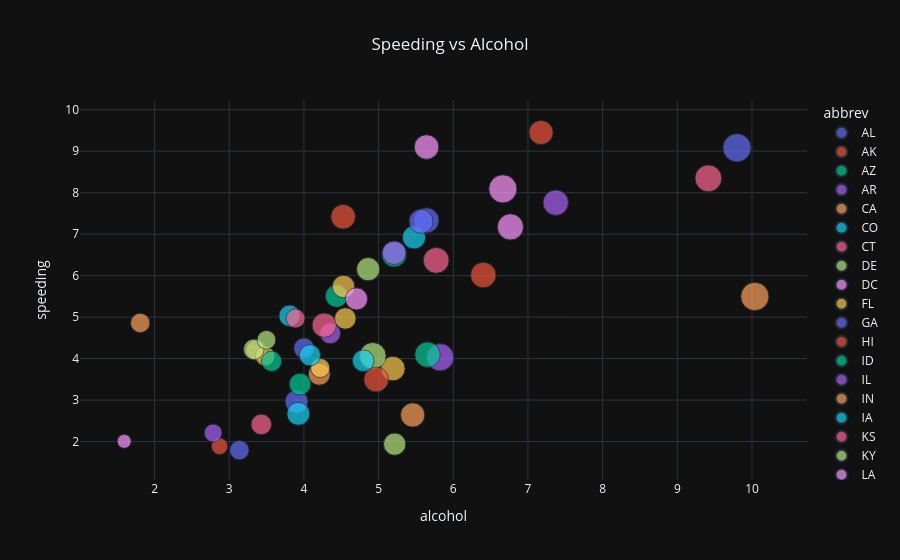

Notebook code cell kept with this figure:
### Code cell
fig = px.scatter(df, x='alcohol', y='speeding',
                 color='abbrev',
                 template='plotly_dark',
                 title='Speeding vs Alcohol',  
                 size='total')

fig.update_layout(title={'x':0.5})

fig.show()

### Figure 1 — Plotly figure (JSON) as saved in the notebook; plotly's stock layout.template omitted (floating-point values rounded to 4 significant figures)
{"data": [{"hovertemplate": "abbrev=AL<br>alcohol=%{x}<br>speeding=%{y}<br>total=%{marker.size}<extra></extra>", "legendgroup": "AL", "marker": {"color": "#636efa", "size": [18.8], "sizemode": "area", "sizeref": 0.05975, "symbol": "circle"}, "mode": "markers", "name": "AL", "orientation": "v", "showlegend": true, "type": "scatter", "x": [5.64], "xaxis": "x", "y": [7.332], "yaxis": "y"}, {"hovertemplate": "abbrev=AK<br>alcohol=%{x}<br>speeding=%{y}<br>total=%{marker.size}<extra></extra>", "legendgroup": "AK", "marker": {"color": "#EF553B", "size": [18.1], "sizemode": "area", "sizeref": 0.05975, "symbol": "circle"}, "mode": "markers", "name": "AK", "orientation": "v", "showlegend": true, "type": "scatter", "x": [4.525], "xaxis": "x", "y": [7.421], "yaxis": "y"}, {"hovertemplate": "abbrev=AZ<br>alcohol=%{x}<br>speeding=%{y}<br>total=%{marker.size}<extra></extra>", "legendgroup": "AZ", "marker": {"color": "#00cc96", "size": [18.6], "sizemode": "area", "sizeref": 0.05975, "symbol": "circle"}, "mode": "markers", "name": "AZ", "orientation": "v", "showlegend": true, "type": "scatter", "x": [5.208], "xaxis": "x", "y": [6.51], "yaxis": "y"}, {"hovertemplate": "abbrev=AR<br>alcohol=%{x}<br>speeding=%{y}<br>total=%{marker.size}<extra></extra>", "legendgroup": "AR", "marker": {"color": "#ab63fa", "size": [22.4], "sizemode": "area", "sizeref": 0.05975, "symbol": "circle"}, "mode": "markers", "name": "AR", "orientation": "v", "showlegend": true, "type": "scatter", "x": [5.824], "xaxis": "x", "y": [4.032], "yaxis": "y"}, {"hovertemplate": "abbrev=CA<br>alcohol=%{x}<br>speeding=%{y}<br>total=%{marker.size}<extra></extra>", "legendgroup": "CA", "marker": {"color": "#FFA15A", "size": [12.0], "sizemode": "area", "sizeref": 0.05975, "symbol": "circle"}, "mode": "markers", "name": "CA", "orientation": "v", "showlegend": true, "type": "scatter", "x": [3.36], "xaxis": "x", "y": [4.2], "yaxis": "y"}, {"hovertemplate": "abbrev=CO<br>alcohol=%{x}<br>speeding=%{y}<br>total=%{marker.size}<extra></extra>", "legendgroup": "CO", "marker": {"color": "#19d3f3", "size": [13.6], "sizemode": "area", "sizeref": 0.05975, "symbol": "circle"}, "mode": "markers", "name": "CO", "orientation": "v", "showlegend": true, "type": "scatter", "x": [3.808], "xaxis": "x", "y": [5.032], "yaxis": "y"}, {"hovertemplate": "abbrev=CT<br>alcohol=%{x}<br>speeding=%{y}<br>total=%{marker.size}<extra></extra>", "legendgroup": "CT", "marker": {"color": "#FF6692", "size": [10.8], "sizemode": "area", "sizeref": 0.05975, "symbol": "circle"}, "mode": "markers", "name": "CT", "orientation": "v", "showlegend": true, "type": "scatter", "x": [3.888], "xaxis": "x", "y": [4.968], "yaxis": "y"}, {"hovertemplate": "abbrev=DE<br>alcohol=%{x}<br>speeding=%{y}<br>total=%{marker.size}<extra></extra>", "legendgroup": "DE", "marker": {"color": "#B6E880", "size": [16.2], "sizemode": "area", "sizeref": 0.05975, "symbol": "circle"}, "mode": "markers", "name": "DE", "orientation": "v", "showlegend": true, "type": "scatter", "x": [4.86], "xaxis": "x", "y": [6.156], "yaxis": "y"}, {"hovertemplate": "abbrev=DC<br>alcohol=%{x}<br>speeding=%{y}<br>total=%{marker.size}<extra></extra>", "legendgroup": "DC", "marker": {"color": "#FF97FF", "size": [5.9], "sizemode": "area", "sizeref": 0.05975, "symbol": "circle"}, "mode": "markers", "name": "DC", "orientation": "v", "showlegend": true, "type": "scatter", "x": [1.593], "xaxis": "x", "y": [2.006], "yaxis": "y"}, {"hovertemplate": "abbrev=FL<br>alcohol=%{x}<br>speeding=%{y}<br>total=%{marker.size}<extra></extra>", "legendgroup": "FL", "marker": {"color": "#FECB52", "size": [17.9], "sizemode": "area", "sizeref": 0.05975, "symbol": "circle"}, "mode": "markers", "name": "FL", "orientation": "v", "showlegend": true, "type": "scatter", "x": [5.191], "xaxis": "x", "y": [3.759], "yaxis": "y"}, {"hovertemplate": "abbrev=GA<br>alcohol=%{x}<br>speeding=%{y}<br>total=%{marker.size}<extra></extra>", "legendgroup": "GA", "marker": {"color": "#636efa", "size": [15.6], "sizemode": "area", "sizeref": 0.05975, "symbol": "circle"}, "mode": "markers", "name": "GA", "orientation": "v", "showlegend": true, "type": "scatter", "x": [3.9], "xaxis": "x", "y": [2.964], "yaxis": "y"}, {"hovertemplate": "abbrev=HI<br>alcohol=%{x}<br>speeding=%{y}<br>total=%{marker.size}<extra></extra>", "legendgroup": "HI", "marker": {"color": "#EF553B", "size": [17.5], "sizemode": "area", "sizeref": 0.05975, "symbol": "circle"}, "mode": "markers", "name": "HI", "orientation": "v", "showlegend": true, "type": "scatter", "x": [7.175], "xaxis": "x", "y": [9.45], "yaxis": "y"}, {"hovertemplate": "abbrev=ID<br>alcohol=%{x}<br>speeding=%{y}<br>total=%{marker.size}<extra></extra>", "legendgroup": "ID", "marker": {"color": "#00cc96", "size": [15.3], "sizemode": "area", "sizeref": 0.05975, "symbol": "circle"}, "mode": "markers", "name": "ID", "orientation": "v", "showlegend": true, "type": "scatter", "x": [4.437], "xaxis": "x", "y": [5.508], "yaxis": "y"}, {"hovertemplate": "abbrev=IL<br>alcohol=%{x}<br>speeding=%{y}<br>total=%{marker.size}<extra></extra>", "legendgroup": "IL", "marker": {"color": "#ab63fa", "size": [12.8], "sizemode": "area", "sizeref": 0.05975, "symbol": "circle"}, "mode": "markers", "name": "IL", "orientation": "v", "showlegend": true, "type": "scatter", "x": [4.352], "xaxis": "x", "y": [4.608], "yaxis": "y"}, {"hovertemplate": "abbrev=IN<br>alcohol=%{x}<br>speeding=%{y}<br>total=%{marker.size}<extra></extra>", "legendgroup": "IN", "marker": {"color": "#FFA15A", "size": [14.5], "sizemode": "area", "sizeref": 0.05975, "symbol": "circle"}, "mode": "markers", "name": "IN", "orientation": "v", "showlegend": true, "type": "scatter", "x": [4.205], "xaxis": "x", "y": [3.625], "yaxis": "y"}, {"hovertemplate": "abbrev=IA<br>alcohol=%{x}<br>speeding=%{y}<br>total=%{marker.size}<extra></extra>", "legendgroup": "IA", "marker": {"color": "#19d3f3", "size": [15.7], "sizemode": "area", "sizeref": 0.05975, "symbol": "circle"}, "mode": "markers", "name": "IA", "orientation": "v", "showlegend": true, "type": "scatter", "x": [3.925], "xaxis": "x", "y": [2.669], "yaxis": "y"}, {"hovertemplate": "abbrev=KS<br>alcohol=%{x}<br>speeding=%{y}<br>total=%{marker.size}<extra></extra>", "legendgroup": "KS", "marker": {"color": "#FF6692", "size": [17.8], "sizemode": "area", "sizeref": 0.05975, "symbol": "circle"}, "mode": "markers", "name": "KS", "orientation": "v", "showlegend": true, "type": "scatter", "x": [4.272], "xaxis": "x", "y": [4.806], "yaxis": "y"}, {"hovertemplate": "abbrev=KY<br>alcohol=%{x}<br>speeding=%{y}<br>total=%{marker.size}<extra></extra>", "legendgroup": "KY", "marker": {"color": "#B6E880", "size": [21.4], "sizemode": "area", "sizeref": 0.05975, "symbol": "circle"}, "mode": "markers", "name": "KY", "orientation": "v", "showlegend": true, "type": "scatter", "x": [4.922], "xaxis": "x", "y": [4.066], "yaxis": "y"}, {"hovertemplate": "abbrev=LA<br>alcohol=%{x}<br>speeding=%{y}<br>total=%{marker.size}<extra></extra>", "legendgroup": "LA", "marker": {"color": "#FF97FF", "size": [20.5], "sizemode": "area", "sizeref": 0.05975, "symbol": "circle"}, "mode": "markers", "name": "LA", "orientation": "v", "showlegend": true, "type": "scatter", "x": [6.765], "xaxis": "x", "y": [7.175], "yaxis": "y"}, {"hovertemplate": "abbrev=ME<br>alcohol=%{x}<br>speeding=%{y}<br>total=%{marker.size}<extra></extra>", "legendgroup": "ME", "marker": {"color": "#FECB52", "size": [15.1], "sizemode": "area", "sizeref": 0.05975, "symbol": "circle"}, "mode": "markers", "name": "ME", "orientation": "v", "showlegend": true, "type": "scatter", "x": [4.53], "xaxis": "x", "y": [5.738], "yaxis": "y"}, {"hovertemplate": "abbrev=MD<br>alcohol=%{x}<br>speeding=%{y}<br>total=%{marker.size}<extra></extra>", "legendgroup": "MD", "marker": {"color": "#636efa", "size": [12.5], "sizemode": "area", "sizeref": 0.05975, "symbol": "circle"}, "mode": "markers", "name": "MD", "orientation": "v", "showlegend": true, "type": "scatter", "x": [4.0], "xaxis": "x", "y": [4.25], "yaxis": "y"}, {"hovertemplate": "abbrev=MA<br>alcohol=%{x}<br>speeding=%{y}<br>total=%{marker.size}<extra></extra>", "legendgroup": "MA", "marker": {"color": "#EF553B", "size": [8.2], "sizemode": "area", "sizeref": 0.05975, "symbol": "circle"}, "mode": "markers", "name": "MA", "orientation": "v", "showlegend": true, "type": "scatter", "x": [2.87], "xaxis": "x", "y": [1.886], "yaxis": "y"}, {"hovertemplate": "abbrev=MI<br>alcohol=%{x}<br>speeding=%{y}<br>total=%{marker.size}<extra></extra>", "legendgroup": "MI", "marker": {"color": "#00cc96", "size": [14.1], "sizemode": "area", "sizeref": 0.05975, "symbol": "circle"}, "mode": "markers", "name": "MI", "orientation": "v", "showlegend": true, "type": "scatter", "x": [3.948], "xaxis": "x", "y": [3.384], "yaxis": "y"}, {"hovertemplate": "abbrev=MN<br>alcohol=%{x}<br>speeding=%{y}<br>total=%{marker.size}<extra></extra>", "legendgroup": "MN", "marker": {"color": "#ab63fa", "size": [9.6], "sizemode": "area", "sizeref": 0.05975, "symbol": "circle"}, "mode": "markers", "name": "MN", "orientation": "v", "showlegend": true, "type": "scatter", "x": [2.784], "xaxis": "x", "y": [2.208], "yaxis": "y"}, {"hovertemplate": "abbrev=MS<br>alcohol=%{x}<br>speeding=%{y}<br>total=%{marker.size}<extra></extra>", "legendgroup": "MS", "marker": {"color": "#FFA15A", "size": [17.6], "sizemode": "area", "sizeref": 0.05975, "symbol": "circle"}, "mode": "markers", "name": "MS", "orientation": "v", "showlegend": true, "type": "scatter", "x": [5.456], "xaxis": "x", "y": [2.64], "yaxis": "y"}, {"hovertemplate": "abbrev=MO<br>alcohol=%{x}<br>speeding=%{y}<br>total=%{marker.size}<extra></extra>", "legendgroup": "MO", "marker": {"color": "#19d3f3", "size": [16.1], "sizemode": "area", "sizeref": 0.05975, "symbol": "circle"}, "mode": "markers", "name": "MO", "orientation": "v", "showlegend": true, "type": "scatter", "x": [5.474], "xaxis": "x", "y": [6.923], "yaxis": "y"}, {"hovertemplate": "abbrev=MT<br>alcohol=%{x}<br>speeding=%{y}<br>total=%{marker.size}<extra></extra>", "legendgroup": "MT", "marker": {"color": "#FF6692", "size": [21.4], "sizemode": "area", "sizeref": 0.05975, "symbol": "circle"}, "mode": "markers", "name": "MT", "orientation": "v", "showlegend": true, "type": "scatter", "x": [9.416], "xaxis": "x", "y": [8.346], "yaxis": "y"}, {"hovertemplate": "abbrev=NE<br>alcohol=%{x}<br>speeding=%{y}<br>total=%{marker.size}<extra></extra>", "legendgroup": "NE", "marker": {"color": "#B6E880", "size": [14.9], "sizemode": "area", "sizeref": 0.05975, "symbol": "circle"}, "mode": "markers", "name": "NE", "orientation": "v", "showlegend": true, "type": "scatter", "x": [5.215], "xaxis": "x", "y": [1.937], "yaxis": "y"}, {"hovertemplate": "abbrev=NV<br>alcohol=%{x}<br>speeding=%{y}<br>total=%{marker.size}<extra></extra>", "legendgroup": "NV", "marker": {"color": "#FF97FF", "size": [14.7], "sizemode": "area", "sizeref": 0.05975, "symbol": "circle"}, "mode": "markers", "name": "NV", "orientation": "v", "showlegend": true, "type": "scatter", "x": [4.704], "xaxis": "x", "y": [5.439], "yaxis": "y"}, {"hovertemplate": "abbrev=NH<br>alcohol=%{x}<br>speeding=%{y}<br>total=%{marker.size}<extra></extra>", "legendgroup": "NH", "marker": {"color": "#FECB52", "size": [11.6], "sizemode": "area", "sizeref": 0.05975, "symbol": "circle"}, "mode": "markers", "name": "NH", "orientation": "v", "showlegend": true, "type": "scatter", "x": [3.48], "xaxis": "x", "y": [4.06], "yaxis": "y"}, {"hovertemplate": "abbrev=NJ<br>alcohol=%{x}<br>speeding=%{y}<br>total=%{marker.size}<extra></extra>", "legendgroup": "NJ", "marker": {"color": "#636efa", "size": [11.2], "sizemode": "area", "sizeref": 0.05975, "symbol": "circle"}, "mode": "markers", "name": "NJ", "orientation": "v", "showlegend": true, "type": "scatter", "x": [3.136], "xaxis": "x", "y": [1.792], "yaxis": "y"}, {"hovertemplate": "abbrev=NM<br>alcohol=%{x}<br>speeding=%{y}<br>total=%{marker.size}<extra></extra>", "legendgroup": "NM", "marker": {"color": "#EF553B", "size": [18.4], "sizemode": "area", "sizeref": 0.05975, "symbol": "circle"}, "mode": "markers", "name": "NM", "orientation": "v", "showlegend": true, "type": "scatter", "x": [4.968], "xaxis": "x", "y": [3.496], "yaxis": "y"}, {"hovertemplate": "abbrev=NY<br>alcohol=%{x}<br>speeding=%{y}<br>total=%{marker.size}<extra></extra>", "legendgroup": "NY", "marker": {"color": "#00cc96", "size": [12.3], "sizemode": "area", "sizeref": 0.05975, "symbol": "circle"}, "mode": "markers", "name": "NY", "orientation": "v", "showlegend": true, "type": "scatter", "x": [3.567], "xaxis": "x", "y": [3.936], "yaxis": "y"}, {"hovertemplate": "abbrev=NC<br>alcohol=%{x}<br>speeding=%{y}<br>total=%{marker.size}<extra></extra>", "legendgroup": "NC", "marker": {"color": "#ab63fa", "size": [16.8], "sizemode": "area", "sizeref": 0.05975, "symbol": "circle"}, "mode": "markers", "name": "NC", "orientation": "v", "showlegend": true, "type": "scatter", "x": [5.208], "xaxis": "x", "y": [6.552], "yaxis": "y"}, {"hovertemplate": "abbrev=ND<br>alcohol=%{x}<br>speeding=%{y}<br>total=%{marker.size}<extra></extra>", "legendgroup": "ND", "marker": {"color": "#FFA15A", "size": [23.9], "sizemode": "area", "sizeref": 0.05975, "symbol": "circle"}, "mode": "markers", "name": "ND", "orientation": "v", "showlegend": true, "type": "scatter", "x": [10.04], "xaxis": "x", "y": [5.497], "yaxis": "y"}, {"hovertemplate": "abbrev=OH<br>alcohol=%{x}<br>speeding=%{y}<br>total=%{marker.size}<extra></extra>", "legendgroup": "OH", "marker": {"color": "#19d3f3", "size": [14.1], "sizemode": "area", "sizeref": 0.05975, "symbol": "circle"}, "mode": "markers", "name": "OH", "orientation": "v", "showlegend": true, "type": "scatter", "x": [4.794], "xaxis": "x", "y": [3.948], "yaxis": "y"}, {"hovertemplate": "abbrev=OK<br>alcohol=%{x}<br>speeding=%{y}<br>total=%{marker.size}<extra></extra>", "legendgroup": "OK", "marker": {"color": "#FF6692", "size": [19.9], "sizemode": "area", "sizeref": 0.05975, "symbol": "circle"}, "mode": "markers", "name": "OK", "orientation": "v", "showlegend": true, "type": "scatter", "x": [5.771], "xaxis": "x", "y": [6.368], "yaxis": "y"}, {"hovertemplate": "abbrev=OR<br>alcohol=%{x}<br>speeding=%{y}<br>total=%{marker.size}<extra></extra>", "legendgroup": "OR", "marker": {"color": "#B6E880", "size": [12.8], "sizemode": "area", "sizeref": 0.05975, "symbol": "circle"}, "mode": "markers", "name": "OR", "orientation": "v", "showlegend": true, "type": "scatter", "x": [3.328], "xaxis": "x", "y": [4.224], "yaxis": "y"}, {"hovertemplate": "abbrev=PA<br>alcohol=%{x}<br>speeding=%{y}<br>total=%{marker.size}<extra></extra>", "legendgroup": "PA", "marker": {"color": "#FF97FF", "size": [18.2], "sizemode": "area", "sizeref": 0.05975, "symbol": "circle"}, "mode": "markers", "name": "PA", "orientation": "v", "showlegend": true, "type": "scatter", "x": [5.642], "xaxis": "x", "y": [9.1], "yaxis": "y"}, {"hovertemplate": "abbrev=RI<br>alcohol=%{x}<br>speeding=%{y}<br>total=%{marker.size}<extra></extra>", "legendgroup": "RI", "marker": {"color": "#FECB52", "size": [11.1], "sizemode": "area", "sizeref": 0.05975, "symbol": "circle"}, "mode": "markers", "name": "RI", "orientation": "v", "showlegend": true, "type": "scatter", "x": [4.218], "xaxis": "x", "y": [3.774], "yaxis": "y"}, {"hovertemplate": "abbrev=SC<br>alcohol=%{x}<br>speeding=%{y}<br>total=%{marker.size}<extra></extra>", "legendgroup": "SC", "marker": {"color": "#636efa", "size": [23.9], "sizemode": "area", "sizeref": 0.05975, "symbol": "circle"}, "mode": "markers", "name": "SC", "orientation": "v", "showlegend": true, "type": "scatter", "x": [9.799], "xaxis": "x", "y": [9.082], "yaxis": "y"}, {"hovertemplate": "abbrev=SD<br>alcohol=%{x}<br>speeding=%{y}<br>total=%{marker.size}<extra></extra>", "legendgroup": "SD", "marker": {"color": "#EF553B", "size": [19.4], "sizemode": "area", "sizeref": 0.05975, "symbol": "circle"}, "mode": "markers", "name": "SD", "orientation": "v", "showlegend": true, "type": "scatter", "x": [6.402], "xaxis": "x", "y": [6.014], "yaxis": "y"}, {"hovertemplate": "abbrev=TN<br>alcohol=%{x}<br>speeding=%{y}<br>total=%{marker.size}<extra></extra>", "legendgroup": "TN", "marker": {"color": "#00cc96", "size": [19.5], "sizemode": "area", "sizeref": 0.05975, "symbol": "circle"}, "mode": "markers", "name": "TN", "orientation": "v", "showlegend": true, "type": "scatter", "x": [5.655], "xaxis": "x", "y": [4.095], "yaxis": "y"}, {"hovertemplate": "abbrev=TX<br>alcohol=%{x}<br>speeding=%{y}<br>total=%{marker.size}<extra></extra>", "legendgroup": "TX", "marker": {"color": "#ab63fa", "size": [19.4], "sizemode": "area", "sizeref": 0.05975, "symbol": "circle"}, "mode": "markers", "name": "TX", "orientation": "v", "showlegend": true, "type": "scatter", "x": [7.372], "xaxis": "x", "y": [7.76], "yaxis": "y"}, {"hovertemplate": "abbrev=UT<br>alcohol=%{x}<br>speeding=%{y}<br>total=%{marker.size}<extra></extra>", "legendgroup": "UT", "marker": {"color": "#FFA15A", "size": [11.3], "sizemode": "area", "sizeref": 0.05975, "symbol": "circle"}, "mode": "markers", "name": "UT", "orientation": "v", "showlegend": true, "type": "scatter", "x": [1.808], "xaxis": "x", "y": [4.859], "yaxis": "y"}, {"hovertemplate": "abbrev=VT<br>alcohol=%{x}<br>speeding=%{y}<br>total=%{marker.size}<extra></extra>", "legendgroup": "VT", "marker": {"color": "#19d3f3", "size": [13.6], "sizemode": "area", "sizeref": 0.05975, "symbol": "circle"}, "mode": "markers", "name": "VT", "orientation": "v", "showlegend": true, "type": "scatter", "x": [4.08], "xaxis": "x", "y": [4.08], "yaxis": "y"}, {"hovertemplate": "abbrev=VA<br>alcohol=%{x}<br>speeding=%{y}<br>total=%{marker.size}<extra></extra>", "legendgroup": "VA", "marker": {"color": "#FF6692", "size": [12.7], "sizemode": "area", "sizeref": 0.05975, "symbol": "circle"}, "mode": "markers", "name": "VA", "orientation": "v", "showlegend": true, "type": "scatter", "x": [3.429], "xaxis": "x", "y": [2.413], "yaxis": "y"}, {"hovertemplate": "abbrev=WA<br>alcohol=%{x}<br>speeding=%{y}<br>total=%{marker.size}<extra></extra>", "legendgroup": "WA", "marker": {"color": "#B6E880", "size": [10.6], "sizemode": "area", "sizeref": 0.05975, "symbol": "circle"}, "mode": "markers", "name": "WA", "orientation": "v", "showlegend": true, "type": "scatter", "x": [3.498], "xaxis": "x", "y": [4.452], "yaxis": "y"}, {"hovertemplate": "abbrev=WV<br>alcohol=%{x}<br>speeding=%{y}<br>total=%{marker.size}<extra></extra>", "legendgroup": "WV", "marker": {"color": "#FF97FF", "size": [23.8], "sizemode": "area", "sizeref": 0.05975, "symbol": "circle"}, "mode": "markers", "name": "WV", "orientation": "v", "showlegend": true, "type": "scatter", "x": [6.664], "xaxis": "x", "y": [8.092], "yaxis": "y"}, {"hovertemplate": "abbrev=WI<br>alcohol=%{x}<br>speeding=%{y}<br>total=%{marker.size}<extra></extra>", "legendgroup": "WI", "marker": {"color": "#FECB52", "size": [13.8], "sizemode": "area", "sizeref": 0.05975, "symbol": "circle"}, "mode": "markers", "name": "WI", "orientation": "v", "showlegend": true, "type": "scatter", "x": [4.554], "xaxis": "x", "y": [4.968], "yaxis": "y"}, {"hovertemplate": "abbrev=WY<br>alcohol=%{x}<br>speeding=%{y}<br>total=%{marker.size}<extra></extra>", "legendgroup": "WY", "marker": {"color": "#636efa", "size": [17.4], "sizemode": "area", "sizeref": 0.05975, "symbol": "circle"}, "mode": "markers", "name": "WY", "orientation": "v", "showlegend": true, "type": "scatter", "x": [5.568], "xaxis": "x", "y": [7.308], "yaxis": "y"}], "layout": {"legend": {"itemsizing": "constant", "title": {"text": "abbrev"}, "tracegroupgap": 0}, "title": {"text": "Speeding vs Alcohol", "x": 0.5}, "xaxis": {"anchor": "y", "domain": [0, 1], "title": {"text": "alcohol"}}, "yaxis": {"anchor": "x", "domain": [0, 1], "title": {"text": "speeding"}}}}
